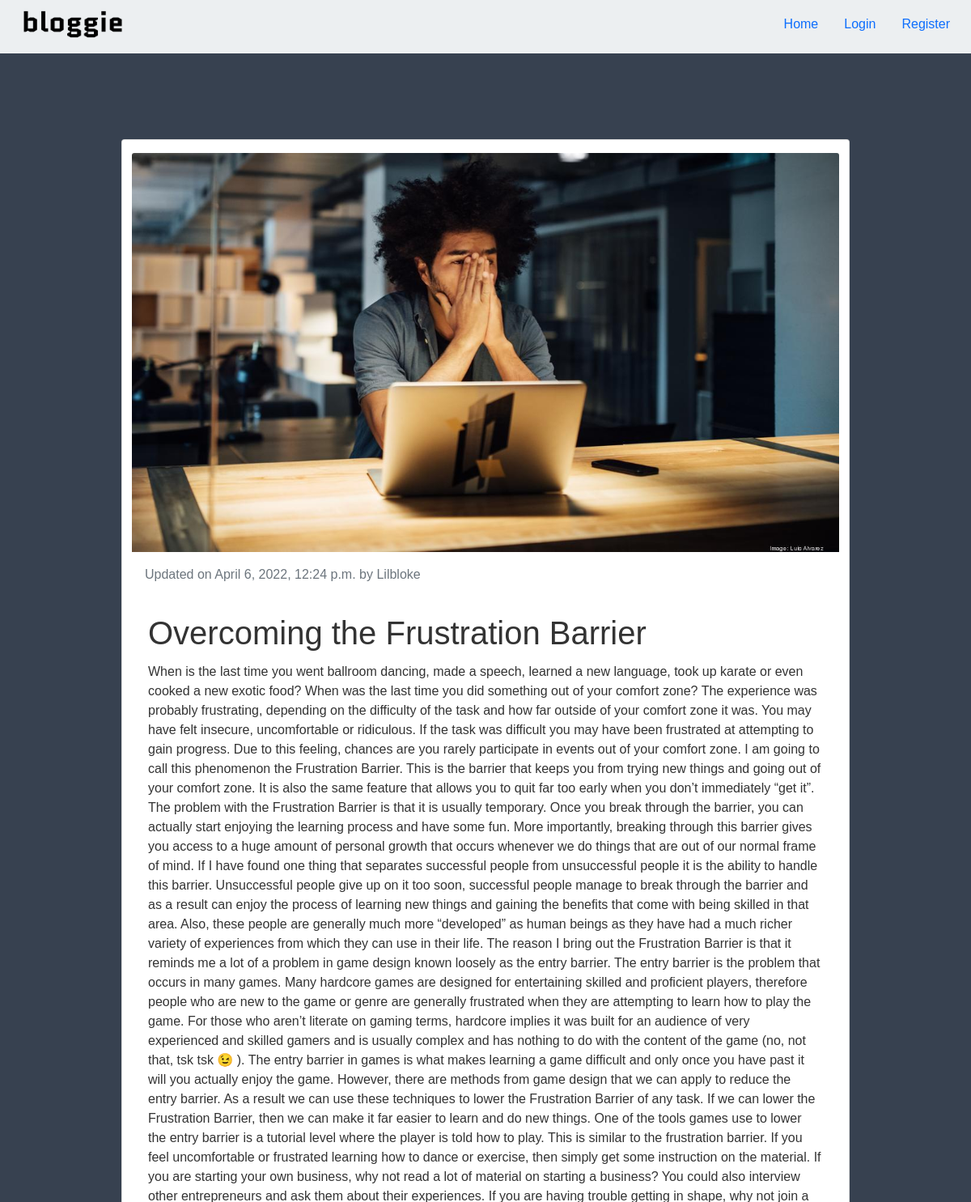
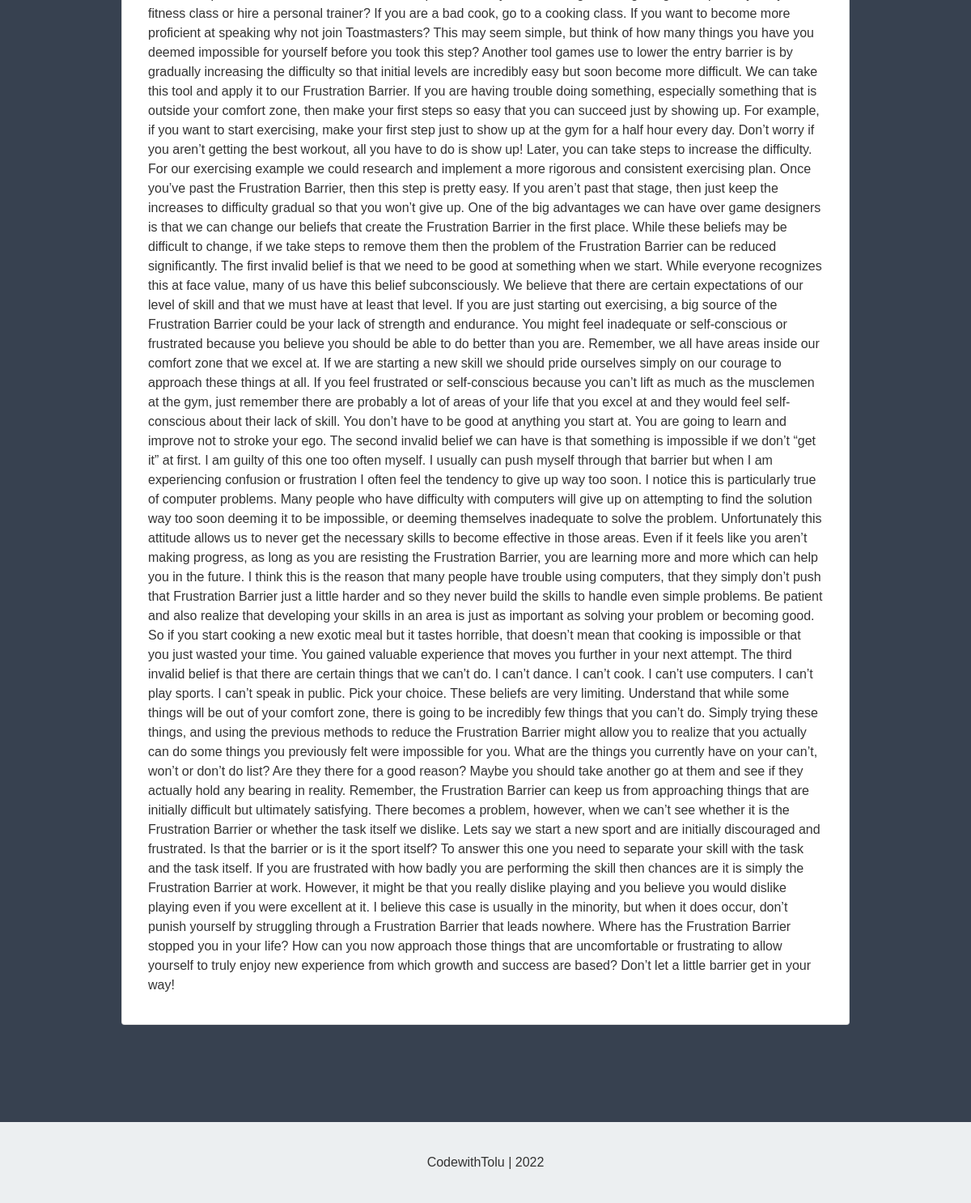
Screenshot of /blog/lilbloke-overcoming-the-frustration-barrier/ with the database file from the repository (2 pictures, top to bottom).
### blog/models.py (models this page shows, shortened)
class BlogPost(models.Model):
    title                   = models.CharField(max_length=50, blank=False, null=False)
    body                    = models.TextField(max_length=10000, blank=False, null=False)
    image                   = models.ImageField(upload_to=upload_location, null=True, blank=True)
    date_published          = models.DateTimeField(auto_now_add=True, verbose_name="date published")
    date_updated            = models.DateTimeField(auto_now=True, verbose_name="date updated")
    author                  = models.ForeignKey(settings.AUTH_USER_MODEL, on_delete=models.CASCADE)
    slug                    = models.SlugField(blank=True, unique=True)

### account/models.py (models this page shows, shortened)
class Account(AbstractBaseUser):
    email                   = models.EmailField(unique=True, max_length=50)
    username                = models.CharField(unique=True, max_length=25)
    date_joined             = models.DateTimeField(auto_now_add=True)
    last_login              = models.DateTimeField(auto_now=True)
    is_admin                = models.BooleanField(default=False)
    is_staff                = models.BooleanField(default=False)
    is_active               = models.BooleanField(default=True)
    is_superuser            = models.BooleanField(default=False)
    USERNAME_FIELD = 'email'
    REQUIRED_FIELDS = ['username', ]
    objects = MyAccountManager()
    def __str__(self):
        return self.username

### blog/views.py (the view)
# urls.py: path('<slug>/', blog_details_view, name="blog_details"),
def blog_details_view(request, slug):
    context = {}
    blog_details = get_object_or_404(BlogPost, slug=slug)
    context['blog_details'] = blog_details
    return render(request, 'blog/blog_details.html', context)

### blog/templates/blog/blog_details.html (shortened to what this page needs)
{% extends 'base.html' %}
{% block content %}
<div class="container">
    <div class="row">
        <div class="card py-3 mt-2">
            {% if blog_details.image %}
            <img src="{{blog_details.image.url}}" class="card-img-top">
            {% endif %}
            <p class="text-muted px-3 pt-3">
                Updated on {{blog_details.date_updated}} by {{blog_details.author|title}}
            </p>
            <div class="card-body">
              <h1 class="card-title">{{blog_details.title}}</h1>
              <p class="card-text">{{blog_details.body|safe}}</p>
            </div>
          </div>
    </div>
</div>
{% endblock content %}

### templates/snippets/header.html (style rules this page uses)
body { background-color: #fff; font-family: Arial, Helvetica, sans-serif; }
.container { max-width: 960px; }
.bg { background-color: #374150; color: #fff; }

### blog/templates/blog/blog_details.html (style rules this page uses)
.container { color: #333; }
.card { max-width: 900px; min-width: 200px; margin: 0 auto; }
.container { padding: 20px; }

### rows the page displays
BlogPost: image (picture), date_updated "April 6, 2022, 12:24 p.m.", author "Lilbloke", title "Overcoming the Frustration Barrier", body "When is the last time you went ballroom dancing, made a speech, learned a new language, took up karate or even cooked a new exotic food? When was the last time you did something out of your comfort zone? The experience was probably frustrating, depending on the difficulty of the task and how far outside of your comfort zone it was. You may have felt insecure, uncomfortable or ridiculous. If the task was difficult you may have been frustrated at attempting to gain progress. Due to this feeling, chances are you rarely participate in events out of your comfort zone. I am going to call this phenomenon the Frustration Barrier. This is the barrier that keeps you from trying new things and going…"
